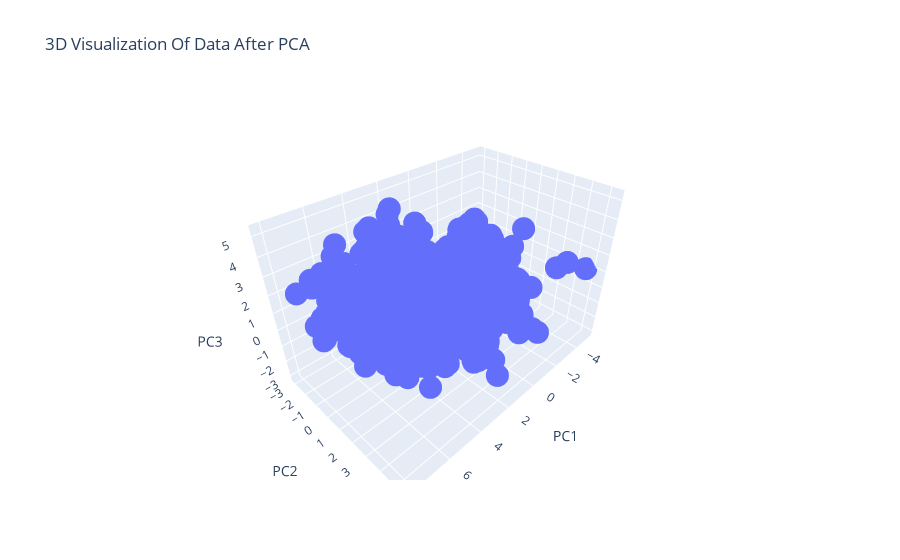

This figure's notebook cell:
### Code cell
# 3D interactive scatter plot
fig = px.scatter_3d(
    pca_df,
    x='PC1',
    y='PC2',
    z='PC3',
    title='3D Visualization Of Data After PCA'
)

fig.update_layout(
    scene=dict(
        xaxis_title='PC1',
        yaxis_title='PC2',
        zaxis_title='PC3'
    )
)

fig.show()

### Figure 1 — Plotly figure (JSON) as saved in the notebook; plotly's stock layout.template omitted (floating-point values rounded to 4 significant figures; data arrays with more than 128 entries replaced by an {"elided": "..."} marker saying what was removed)
{"data": [{"hovertemplate": "PC1=%{x}<br>PC2=%{y}<br>PC3=%{z}<extra></extra>", "legendgroup": "", "marker": {"color": "#636efa", "symbol": "circle"}, "mode": "markers", "name": "", "scene": "scene", "showlegend": false, "type": "scatter3d", "x": {"elided": "2205 float values"}, "y": {"elided": "2205 float values"}, "z": {"elided": "2205 float values"}}], "layout": {"legend": {"tracegroupgap": 0}, "scene": {"domain": {"x": [0, 1], "y": [0, 1]}, "xaxis": {"title": {"text": "PC1"}}, "yaxis": {"title": {"text": "PC2"}}, "zaxis": {"title": {"text": "PC3"}}}, "title": {"text": "3D Visualization Of Data After PCA"}}}
